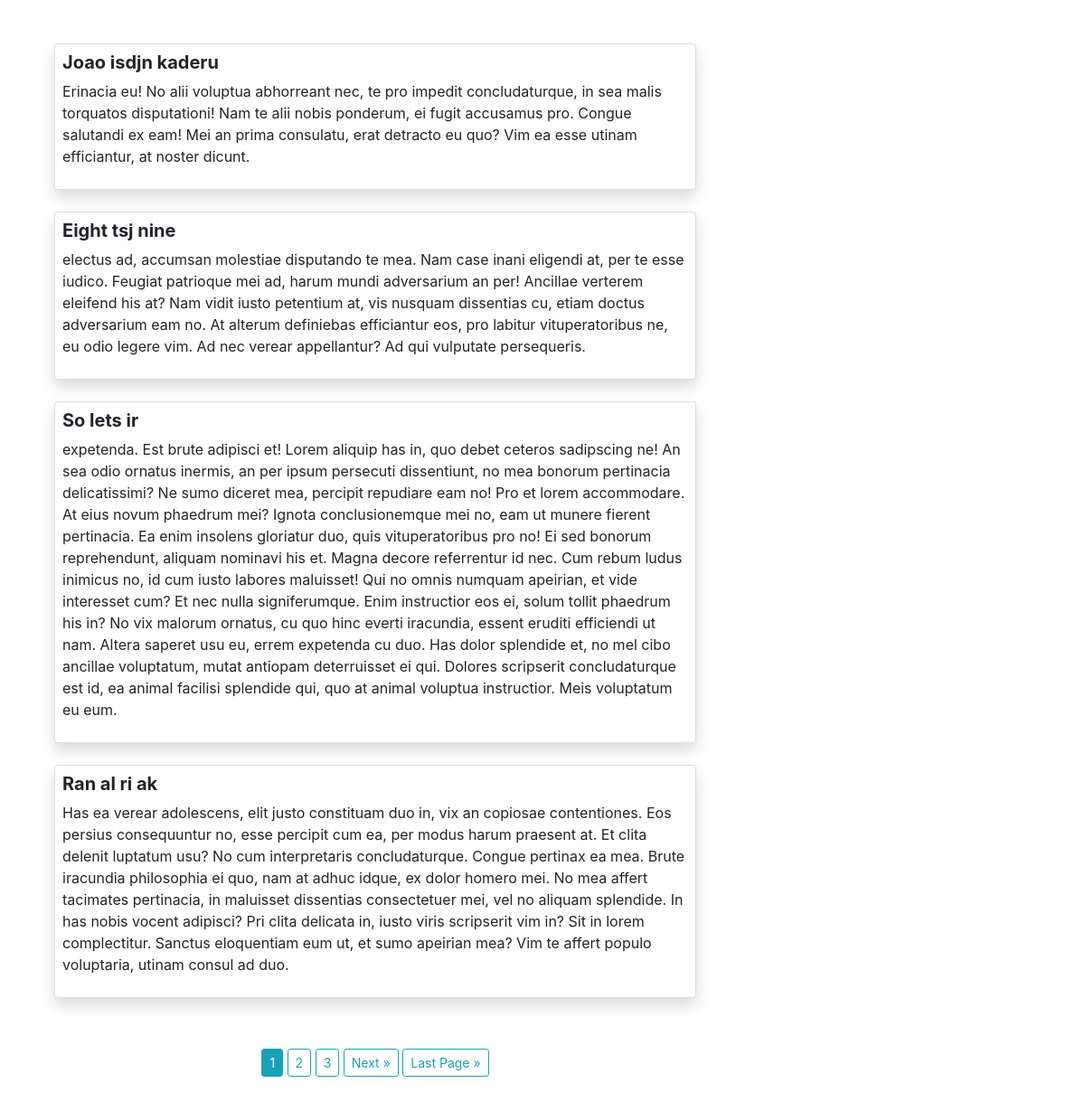
The page / on the database its author committed.
### blog/models.py (models this page shows, shortened)
class Post(models.Model):
    title = models.CharField(max_length=50)
    content = models.TextField()
    timestamp = models.DateTimeField(auto_now_add=True)

### blog/views.py (the view)
# urls.py: path("", blog_views.index, name='index')
def index(request):
    posts = Post.objects.all().order_by("-id")
    paginator = Paginator(posts, 4)
    page_number = request.GET.get('page')
    posts = paginator.get_page(page_number)
    posts = paginator.get_page(page_number)
    if posts.has_other_pages():
        if posts.has_previous():
            print(f"First Page: {posts.paginator.get_page(1)}")
            print(f"Previous page: {posts.previous_page_number()}")
        for num in posts.paginator.page_range:
            if posts.number == num:
                print(num)
            elif int(posts.number - 3) < num < int(posts.number + 3):
                print(num)
        if posts.has_next():
            print(f"Next page: {posts.next_page_number()}")
            print(f"Last page: {posts.paginator.num_pages}")
    return render(request, "blog/index.html", {"posts": posts})

### blog/templates/blog/index.html (shortened to what this page needs)
<!doctype html>
<html lang="en">
<head>
    <link href="https://stackpath.bootstrapcdn.com/bootstrap/4.4.1/css/bootstrap.min.css" rel="stylesheet"
          type="text/css"/>
    <link rel="stylesheet" href="https://cdn.jsdelivr.net/npm/bootstrap@4.6.1/dist/css/bootstrap.min.css"
>
</head>
<body>
<div class="container" style="margin-top:3rem; margin-bottom: 3rem">
    <div class="col-lg-8">
        {% for post in posts %}
        <div class="card shadow p-2">
            <h5 class="mb-2"><b>{{ post.title }}</b></h5>
            <p>{{ post.content }}</p>
        </div>
        <br>
        {% endfor %}
        <br>
        {% if posts.has_other_pages %}
        <div class="container mt-2" align="center">
            {% for num in posts.paginator.page_range %}
            {% if posts.number == num %}
            <a class="btn-sm btn btn-info mb-7" href="?page={{ num }}">{{ num }}</a>
            {% elif num > posts.number|add:'-3' and num < posts.number|add:'3' %}
            <a class="btn-sm btn btn-outline-info mb-7" href="?page={{ num }}">{{ num }}</a>
            {% endif %}
            {% endfor %}
            {% if posts.has_next %}
            <a class="btn-sm btn btn-outline-info mb-7" href="?page={{ posts.next_page_number }}">Next
                &raquo;</a>
            <a class="btn-sm btn btn-outline-info mb-7" href="?page={{ posts.paginator.num_pages }}">Last
                Page
                &raquo;</a>
            {% endif %}
        </div>
        {% endif %}
    </div>
</div>
</body>
</html>

### rows shown on the page
Post: title "Joao isdjn kaderu", content "Erinacia eu! No alii voluptua abhorreant nec, te pro impedit concludaturque, in sea malis torquatos disputationi! Nam te alii nobis ponderum, ei fugit accusamus pro. Congue salutandi ex eam! Mei an prima consulatu, erat detracto eu quo? Vim ea esse utinam efficiantur, at noster dicunt."
Post: title "Eight tsj nine", content "electus ad, accumsan molestiae disputando te mea. Nam case inani eligendi at, per te esse iudico. Feugiat patrioque mei ad, harum mundi adversarium an per! Ancillae verterem eleifend his at? Nam vidit iusto petentium at, vis nusquam dissentias cu, etiam doctus adversarium eam no. At alterum definiebas efficiantur eos, pro labitur vituperatoribus ne, eu odio legere vim. Ad nec verear appellantur? Ad qui vulputate persequeris."
Post: title "So lets ir", content "expetenda. Est brute adipisci et! Lorem aliquip has in, quo debet ceteros sadipscing ne! An sea odio ornatus inermis, an per ipsum persecuti dissentiunt, no mea bonorum pertinacia delicatissimi? Ne sumo diceret mea, percipit repudiare eam no! Pro et lorem accommodare. At eius novum phaedrum mei? Ignota conclusionemque mei no, eam ut munere fierent pertinacia. Ea enim insolens gloriatur duo, quis vituperatoribus pro no! Ei sed bonorum reprehendunt, aliquam nominavi his et. Magna decore referrentur id nec. Cum rebum ludus inimicus no, id cum iusto labores maluisset! Qui no omnis numquam apeirian, et vide interesset cum? Et nec nulla signiferumque. Enim instructior eos ei, solum tollit…"
Post: title "Ran al ri ak", content "Has ea verear adolescens, elit justo constituam duo in, vix an copiosae contentiones. Eos persius consequuntur no, esse percipit cum ea, per modus harum praesent at. Et clita delenit luptatum usu? No cum interpretaris concludaturque. Congue pertinax ea mea. Brute iracundia philosophia ei quo, nam at adhuc idque, ex dolor homero mei. No mea affert tacimates pertinacia, in maluisset dissentias consectetuer mei, vel no aliquam splendide. In has nobis vocent adipisci? Pri clita delicata in, iusto viris scripserit vim in? Sit in lorem complectitur. Sanctus eloquentiam eum ut, et sumo apeirian mea? Vim te affert populo voluptaria, utinam consul ad duo."

### other values the page prints
{{ num }} "1"
{{ num }} "2" "3"
